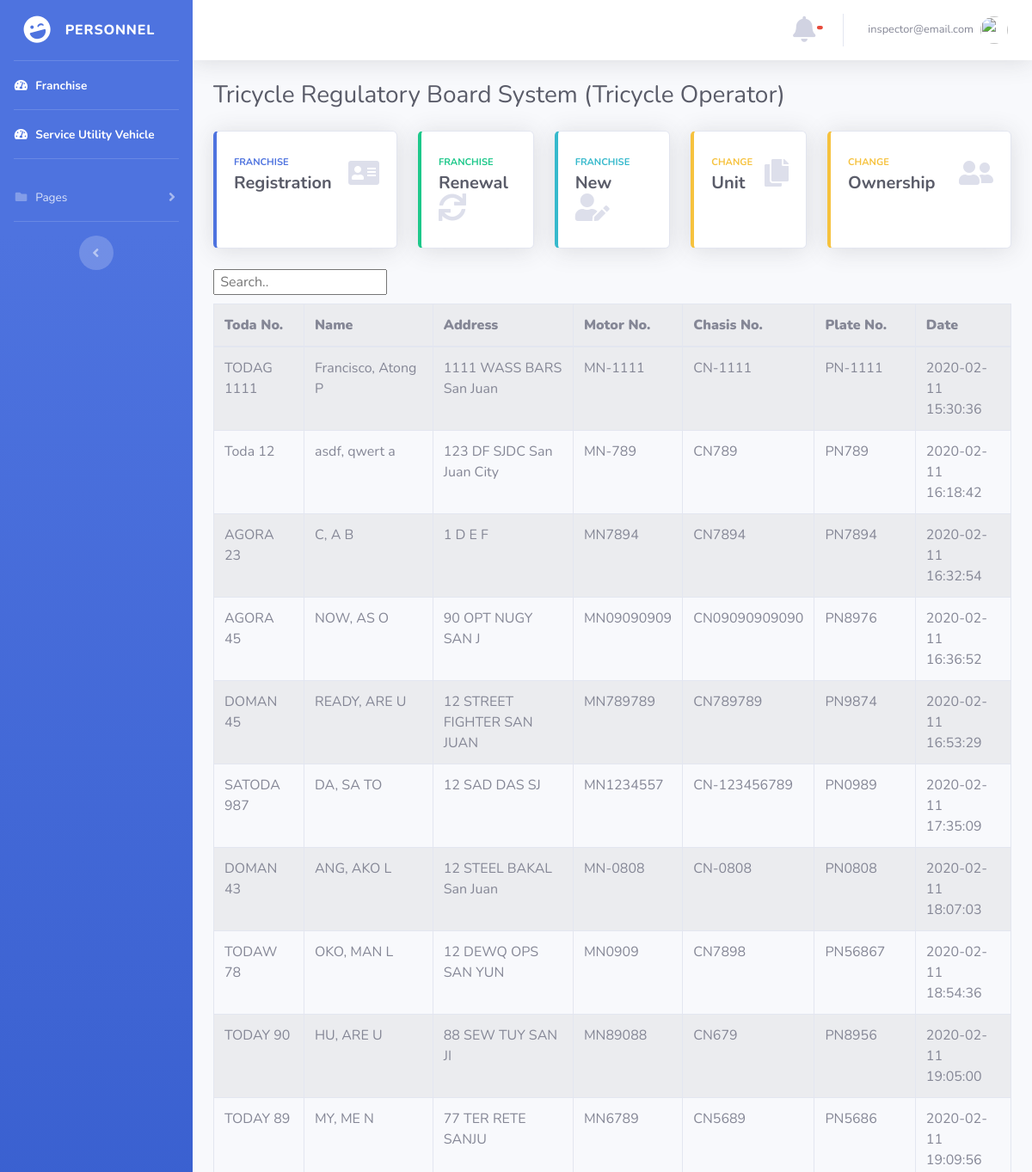
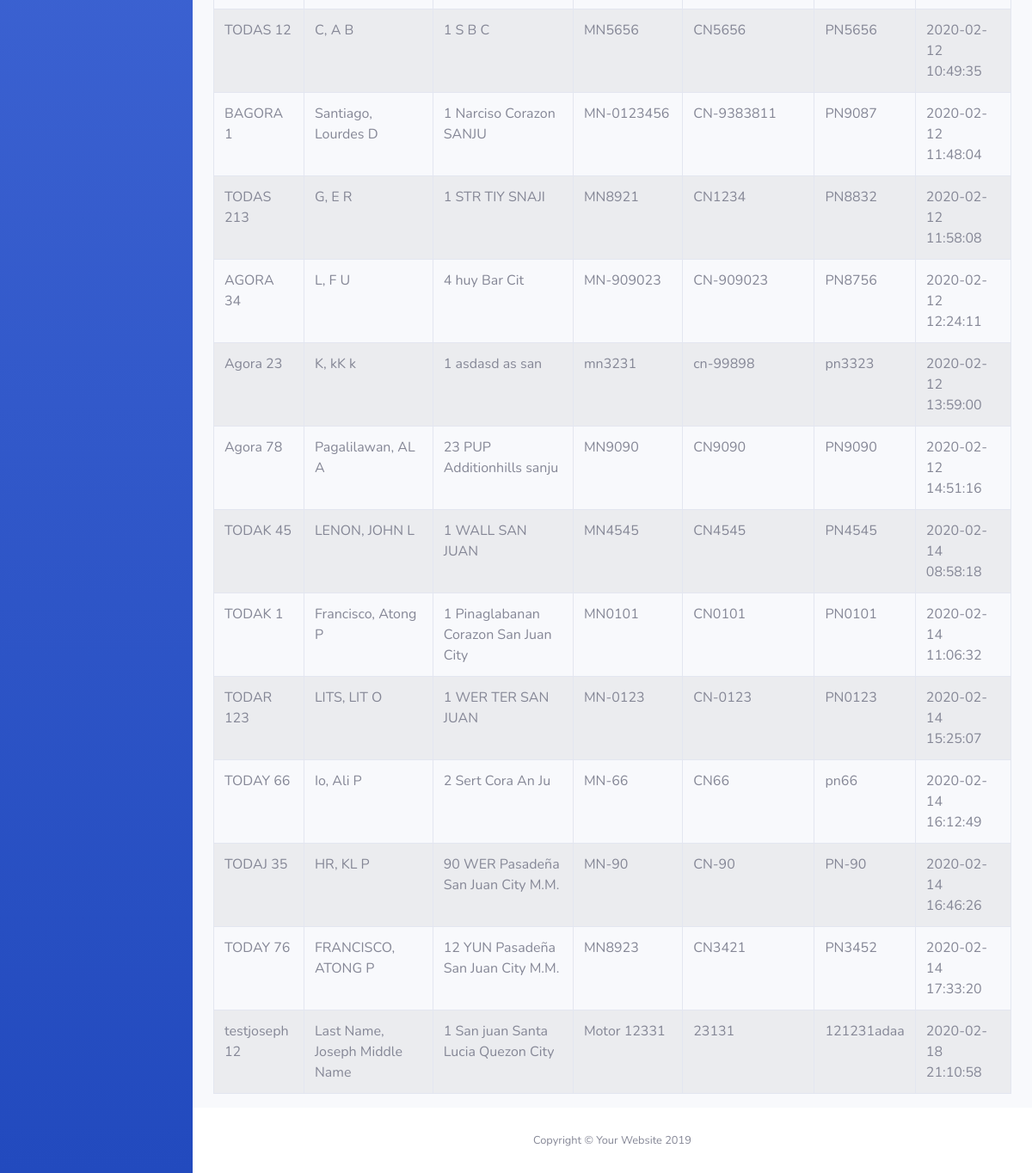
Page /personnel/tricycle_operator.php (signed in) on the committed database (2 pictures, top to bottom).
### tables this page shows
CREATE TABLE `tricycle_operator` (
  `id_no` int(11) NOT NULL,
  `first_name` varchar(25) NOT NULL,
  `middle_name` varchar(25) NOT NULL,
  `last_name` varchar(25) NOT NULL,
  `house_no` varchar(25) NOT NULL,
  `street` varchar(25) NOT NULL,
  `barangay` varchar(25) NOT NULL,
  `city` varchar(25) NOT NULL,
  `case_no` varchar(25) NOT NULL,
  `toda` varchar(25) NOT NULL,
  `toda_no` smallint(6) NOT NULL,
  `make` varchar(25) NOT NULL,
  `motor_no` varchar(25) NOT NULL,
  `chasis_no` varchar(25) NOT NULL,
  `plate_no` varchar(25) NOT NULL,
  `date` varchar(25) NOT NULL,
  `unit` smallint(6) NOT NULL,
  `status` int(6) NOT NULL,
  `seen_status` int(11) NOT NULL
);

### personnel/tricycle_operator.php (the view, shortened to what this page needs)
<!DOCTYPE html>
<html lang="en">
<head>
  <link href="../vendor/fontawesome-free/css/all.min.css" rel="stylesheet" type="text/css">
  <link href="../css/sb-admin-2.min.css" rel="stylesheet">
</head>
<body id="page-top">
  <?php require('navigation.php');  ?>
        <div class="container-fluid">
          <div class="d-sm-flex align-items-center justify-content-between mb-4">
            <h1 class="h3 mb-0 text-gray-800">Tricycle Regulatory Board System (Tricycle Operator)</h1>
          </div>
          <div class="row">
            <div class="col-xl-3 col-md-6 mb-4">
              <a href="registration.php">
              <div class="card border-left-primary shadow h-100 py-2">
                <div class="card-body">
                  <div class="row no-gutters align-items-center">
                    <div class="col mr-2">
                      <div class="text-xs font-weight-bold text-primary text-uppercase mb-1">Franchise</div>
                      <div class="h5 mb-0 font-weight-bold text-gray-800">Registration</div>
                    </div>
                    <div class="col-auto">
                      <i class="fas fa-address-card fa-2x text-gray-300"></i>
                    </div>
                  </div>
                </div>
              </div>
              </a>
            </div>
            <div class="col-xl-2 col-md-6 mb-4">
              <a href="renewal.php">
              <div class="card border-left-success shadow h-100 py-2">
                <div class="card-body">
                  <div class="row no-gutters align-items-center">
                    <div class="col mr-2">
                      <div class="text-xs font-weight-bold text-success text-uppercase mb-1">FRANCHISE</div>
                      <div class="h5 mb-0 font-weight-bold text-gray-800">Renewal</div>
                    </div>
                    <div class="col-auto">
                      <i class="fas fa-sync fa-2x text-gray-300"></i>
                    </div>
                  </div>
                </div>
              </div>
              </a>
            </div>
            <div class="col-xl-2 col-md-6 mb-4">
              <a href="index.php">
              <div class="card border-left-info shadow h-100 py-2">
                <div class="card-body">
                  <div class="row no-gutters align-items-center">
                    <div class="col mr-2">
                      <div class="text-xs font-weight-bold text-info text-uppercase mb-1">Franchise</div>
                      <div class="row no-gutters align-items-center">
                        <div class="col-auto">
                          <div class="h5 mb-0 mr-3 font-weight-bold text-gray-800">New</div>
                        </div>
                      </div>
                    </div>
                    <div class="col-auto">
                      <i class="fas fa-user-edit fa-2x text-gray-300"></i>
                    </div>
                  </div>
                </div>
              </div>
              </a>
            </div>
            <div class="col-xl-2 col-md-6 mb-4">
              <a href="change_unit.php">
              <div class="card border-left-warning shadow h-100 py-2">
                <div class="card-body">
                  <div class="row no-gutters align-items-center">
                    <div class="col mr-2">
                      <div class="text-xs font-weight-bold text-warning text-uppercase mb-1">Change </div>
                      <div class="h5 mb-0 font-weight-bold text-gray-800">Unit</div>
                    </div>
                    <div class="col-auto">
                      <i class="fas fa-copy fa-2x text-gray-300"></i>
                    </div>
                  </div>
                </div>
              </div>
              </a>
            </div>
          <div class="col-xl-3 col-md-6 mb-4">
            <a href="change_ownership.php">
            <div class="card border-left-warning shadow h-100 py-2">
              <div class="card-body">
                <div class="row no-gutters align-items-center">
                  <div class="col mr-2">
                    <div class="text-xs font-weight-bold text-warning text-uppercase mb-1">Change</div>
                    <div class="h5 mb-0 font-weight-bold text-gray-800"> Ownership</div>
                  </div>
                  <div class="col-auto">
                    <i class="fas fa-user-friends fa-2x text-gray-300"></i>
                  </div>
                </div>
              </div>
            </div>
            </a>
          </div>
        </div>
          <input id="myInput" type="text" placeholder=" Search.." style="display: block; margin-bottom: 1%;">
       <?php
require ("../database.php");
$result = ' SELECT *
            FROM tricycle_operator
            WHERE status = 5;';
  $statement = $connection->prepare($result);
      $statement->execute();
      $payments = $statement->fetchAll(PDO::FETCH_OBJ);
echo "<table border='1'  class='table table-striped table-bordered table-hover' id='dataTables-example' >
<tr>
<th><b>Toda No.</b></td></th>
<th><b>Name</b></td></th>
<th><b>Address</b></td></th>
<th><b>Motor No.</b></td></th>
<th><b>Chasis No.</b></td></th>
<th><b>Plate No.</b></td></th>
<th><b>Date</b></td></th>
<tbody id='myTable'>";
   foreach($payments as $package):
      $fname= $package->first_name;
      $lname= $package->last_name;
      $mname= $package->middle_name;
      $toda = $package->toda;
      $toda_no = $package->toda_no;
      $fullname= $lname .', '. $fname .' '.$mname;
      $tric_no= $toda .' '.$toda_no;
      $house_no = $package->house_no;
      $street = $package->street;
      $barangay = $package->barangay;
      $city= $package->city;
      $full_add =  $house_no .' '. $street .' '.$barangay.' '.$city;
    echo "<tr id=".$package->id_no.">";
    echo "<td >".$tric_no."</td>";
    echo "<td >".$fullname."</td>";
    echo "<td >".$full_add."</td>";
    echo "<td >".$package->motor_no."</td>";
    echo "<td >".$package->chasis_no."</td>";
    echo "<td >".$package->plate_no."</td>";
    echo "<td >".$package->date."</td>";
 endforeach;
 echo "
 </tbody>
 </table>";
?>
        </div>
      </div>
      <footer class="sticky-footer bg-white">
        <div class="container my-auto">
          <div class="copyright text-center my-auto">
            <span>Copyright &copy; Your Website 2019</span>
          </div>
        </div>
      </footer>
    </div>
  </div>
</body>
</html>

### rows in the picture
tricycle_operator: tric_no "TODAG 1111", fullname "Francisco, Atong P", full_add "1111 WASS BARS San Juan", motor_no "MN-1111", chasis_no "CN-1111", plate_no "PN-1111", date "2020-02-11 15:30:36"
tricycle_operator: tric_no "Toda 12", fullname "asdf, qwert a", full_add "123 DF SJDC San Juan City", motor_no "MN-789", chasis_no "CN789", plate_no "PN789", date "2020-02-11 16:18:42"
tricycle_operator: tric_no "AGORA 23", fullname "C, A B", full_add "1 D E F", motor_no "MN7894", chasis_no "CN7894", plate_no "PN7894", date "2020-02-11 16:32:54"
tricycle_operator: tric_no "AGORA 45", fullname "NOW, AS O", full_add "90 OPT NUGY SAN J", motor_no "MN09090909", chasis_no "CN09090909090", plate_no "PN8976", date "2020-02-11 16:36:52"
tricycle_operator: tric_no "DOMAN 45", fullname "READY, ARE U", full_add "12 STREET FIGHTER SAN JUAN", motor_no "MN789789", chasis_no "CN789789", plate_no "PN9874", date "2020-02-11 16:53:29"
tricycle_operator: tric_no "SATODA 987", fullname "DA, SA TO", full_add "12 SAD DAS SJ", motor_no "MN1234557", chasis_no "CN-123456789", plate_no "PN0989", date "2020-02-11 17:35:09"
tricycle_operator: tric_no "DOMAN 43", fullname "ANG, AKO L", full_add "12 STEEL BAKAL San Juan", motor_no "MN-0808", chasis_no "CN-0808", plate_no "PN0808", date "2020-02-11 18:07:03"
tricycle_operator: tric_no "TODAW 78", fullname "OKO, MAN L", full_add "12 DEWQ OPS SAN YUN", motor_no "MN0909", chasis_no "CN7898", plate_no "PN56867", date "2020-02-11 18:54:36"
tricycle_operator: tric_no "TODAY 90", fullname "HU, ARE U", full_add "88 SEW TUY SAN JI", motor_no "MN89088", chasis_no "CN679", plate_no "PN8956", date "2020-02-11 19:05:00"
tricycle_operator: tric_no "TODAY 89", fullname "MY, ME N", full_add "77 TER RETE SANJU", motor_no "MN6789", chasis_no "CN5689", plate_no "PN5686", date "2020-02-11 19:09:56"
tricycle_operator: tric_no "TODAS 12", fullname "C, A B", full_add "1 S B C", motor_no "MN5656", chasis_no "CN5656", plate_no "PN5656", date "2020-02-12 10:49:35"
tricycle_operator: tric_no "BAGORA 1", fullname "Santiago, Lourdes D", full_add "1 Narciso Corazon SANJU", motor_no "MN-0123456", chasis_no "CN-9383811", plate_no "PN9087", date "2020-02-12 11:48:04"
tricycle_operator: tric_no "TODAS 213", fullname "G, E R", full_add "1 STR TIY SNAJI", motor_no "MN8921", chasis_no "CN1234", plate_no "PN8832", date "2020-02-12 11:58:08"
tricycle_operator: tric_no "AGORA 34", fullname "L, F U", full_add "4 huy Bar Cit", motor_no "MN-909023", chasis_no "CN-909023", plate_no "PN8756", date "2020-02-12 12:24:11"
tricycle_operator: tric_no "Agora 23", fullname "K, kK k", full_add "1 asdasd as san", motor_no "mn3231", chasis_no "cn-99898", plate_no "pn3323", date "2020-02-12 13:59:00"
tricycle_operator: tric_no "Agora 78", fullname "Pagalilawan, AL A", full_add "23 PUP Additionhills sanju", motor_no "MN9090", chasis_no "CN9090", plate_no "PN9090", date "2020-02-12 14:51:16"
tricycle_operator: tric_no "TODAK 45", fullname "LENON, JOHN L", full_add "1 WALL SAN JUAN", motor_no "MN4545", chasis_no "CN4545", plate_no "PN4545", date "2020-02-14 08:58:18"
tricycle_operator: tric_no "TODAK 1", fullname "Francisco, Atong P", full_add "1 Pinaglabanan Corazon San Juan City", motor_no "MN0101", chasis_no "CN0101", plate_no "PN0101", date "2020-02-14 11:06:32"
tricycle_operator: tric_no "TODAR 123", fullname "LITS, LIT O", full_add "1 WER TER SAN JUAN", motor_no "MN-0123", chasis_no "CN-0123", plate_no "PN0123", date "2020-02-14 15:25:07"
tricycle_operator: tric_no "TODAY 66", fullname "Io, Ali P", full_add "2 Sert Cora An Ju", motor_no "MN-66", chasis_no "CN66", plate_no "pn66", date "2020-02-14 16:12:49"
tricycle_operator: tric_no "TODAJ 35", fullname "HR, KL P", full_add "90 WER Pasadeña San Juan City M.M.", motor_no "MN-90", chasis_no "CN-90", plate_no "PN-90", date "2020-02-14 16:46:26"
tricycle_operator: tric_no "TODAY 76", fullname "FRANCISCO, ATONG P", full_add "12 YUN Pasadeña San Juan City M.M.", motor_no "MN8923", chasis_no "CN3421", plate_no "PN3452", date "2020-02-14 17:33:20"
tricycle_operator: tric_no "testjoseph 12", fullname "Last Name, Joseph Middle Name", full_add "1 San juan Santa Lucia Quezon City", motor_no "Motor 12331", chasis_no "23131", plate_no "121231adaa", date "2020-02-18 21:10:58"

### other values in the picture
$username1 "inspector@email.com"
